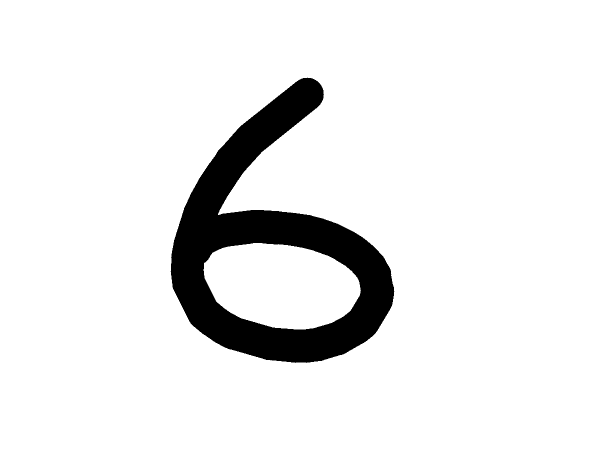
#> input picture archive/Img/img007-014.png, 1200 x 900 px (shown at 1/2 size); its folder holds only this picture in this run
$ python test.py
#> lines starting #> are read from the running program, lines starting #| are printed output that depends on the picture; after the words box and inside, x2 and y2 are one past the last pixel; in counts of white or black regions, pixels touching at a corner belong together
import cv2
import numpy as np
import matplotlib.pyplot as plt
from PIL import Image
import os

image_path = 'archive//Img'
width = 128
height = 128
dim = (width,height)

for x in os.listdir(image_path):
    #print(x)
    cropped_path = "cropped_images/"+x
    resized_path = "resized_images/"+x
    src = cv2.imread(image_path+'//'+x)
#> src is the input picture: shape (900, 1200, 3); 91.6% white; 1 black region, box (x1, y1, x2, y2) and area: (341, 155, 789, 726) 90918

    image = cv2.cvtColor(src, cv2.COLOR_BGR2GRAY)
    img_thresh =cv2.threshold(image,0,255,cv2.THRESH_BINARY)[1]
    img_binary = cv2.bitwise_not(img_thresh)
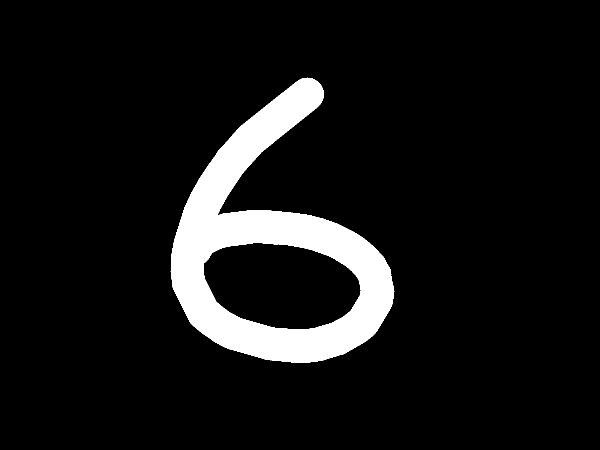
#> img_binary: shape (900, 1200) (shown at 1/2 size); 8.4% white; 1 white region, box (x1, y1, x2, y2) and area: (341, 155, 789, 726) 90918


    x1,y1,w,h = cv2.boundingRect(img_binary)
#> x1 = 341; y1 = 155; w = 448; h = 571
    x2 = x1+w
#> x2 = 789
    y2 = y1+h
#> y2 = 726

    start = (x1, y1)
#> start = (341, 155)
    end = (x2, y2)
#> end = (789, 726)
    colour = (255, 255,255)
    thickness = 2

    rectangle_img = cv2.rectangle(src, start, end, colour, thickness)
#> rectangle_img: shape (900, 1200, 3); 91.6% white; 1 black region, box (x1, y1, x2, y2) and area: (343, 157, 788, 725) 90871
   # print("x1:", x1, "x2:", x2, "y1:", y1, "y2:", y2)
    cropped = image[y1:y2,x1:x2]
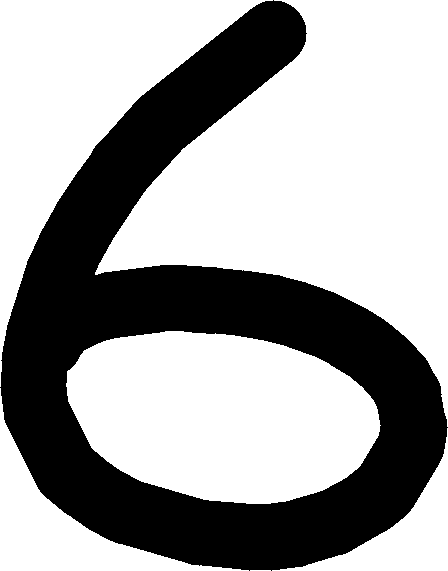
#> cropped: shape (571, 448); 64.5% white; 1 black region, box (x1, y1, x2, y2) and area: (0, 0, 448, 571) 90918
    resize = cv2.resize(cropped,dim)
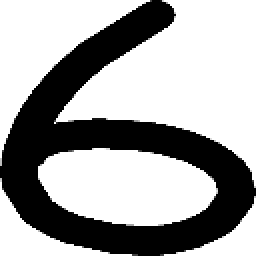
#> resize: shape (128, 128) (shown 2 times larger); min 0, max 255, mean 164.3
    cv2.imwrite(cropped_path,cropped)
    cv2.imwrite(resized_path,resize)

$ run again, on archive/Img/img030-039.png
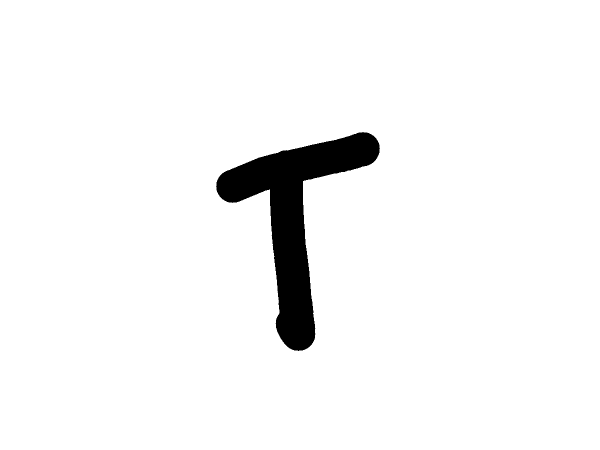
#> input picture archive/Img/img030-039.png, 1200 x 900 px (shown at 1/2 size)
#> src is the input picture: shape (900, 1200, 3); 96% white; 1 black region, box (x1, y1, x2, y2) and area: (432, 264, 760, 702) 43522
#> `img_binary = cv2.bitwise_not(img_thresh)`:
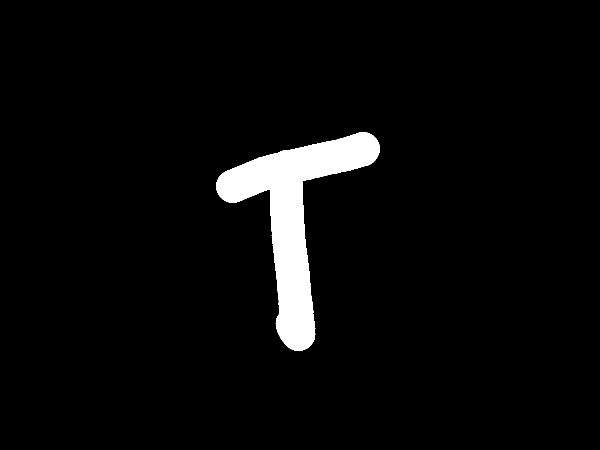
#> img_binary: shape (900, 1200) (shown at 1/2 size); 4% white; 1 white region, box (x1, y1, x2, y2) and area: (432, 264, 760, 702) 43522
#> x1 = 432; y1 = 264; w = 328; h = 438
#> x2 = 760
#> y2 = 702
#> start = (432, 264)
#> end = (760, 702)
#> rectangle_img: shape (900, 1200, 3); 96% white; 1 black region, box (x1, y1, x2, y2) and area: (434, 266, 759, 701) 43481
#> cropped: shape (438, 328); 69.7% white; 1 black region, box (x1, y1, x2, y2) and area: (0, 0, 328, 438) 43522
#> `resize = cv2.resize(cropped,dim)`:
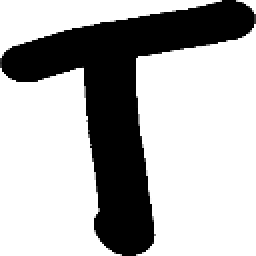
#> resize: shape (128, 128) (shown 2 times larger); min 0, max 255, mean 177.8

$ run again, on archive/Img/img011-033.png
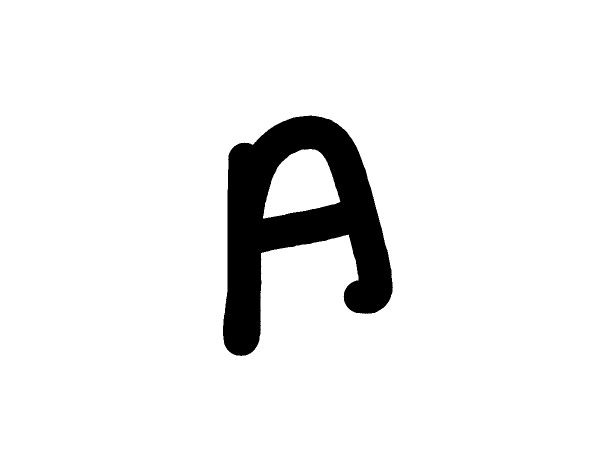
#> input picture archive/Img/img011-033.png, 1200 x 900 px (shown at 1/2 size)
#> src is the input picture: shape (900, 1200, 3); 92.9% white; 1 black region, box (x1, y1, x2, y2) and area: (446, 231, 786, 712) 76534
#> `img_binary = cv2.bitwise_not(img_thresh)`:
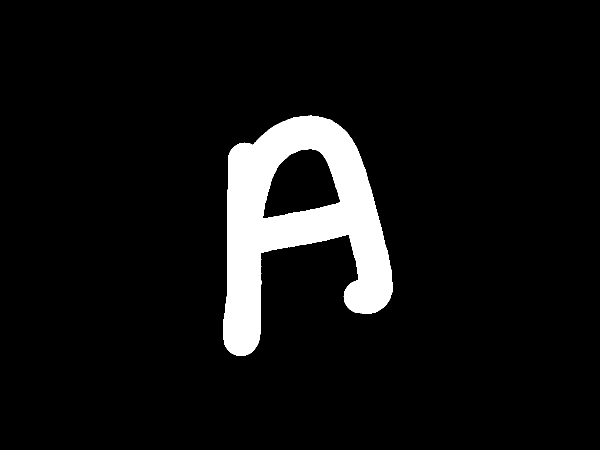
#> img_binary: shape (900, 1200) (shown at 1/2 size); 7.1% white; 1 white region, box (x1, y1, x2, y2) and area: (446, 231, 786, 712) 76534
#> x1 = 446; y1 = 231; w = 340; h = 481
#> x2 = 786
#> y2 = 712
#> start = (446, 231)
#> end = (786, 712)
#> rectangle_img: shape (900, 1200, 3); 92.9% white; 1 black region, box (x1, y1, x2, y2) and area: (448, 233, 785, 711) 76435
#> cropped: shape (481, 340); 53.2% white; 1 black region, box (x1, y1, x2, y2) and area: (0, 0, 340, 481) 76534
#> `resize = cv2.resize(cropped,dim)`:
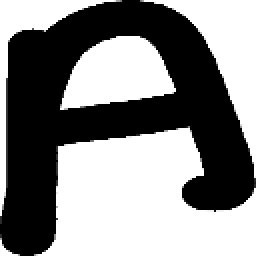
#> resize: shape (128, 128) (shown 2 times larger); min 0, max 255, mean 135.5
